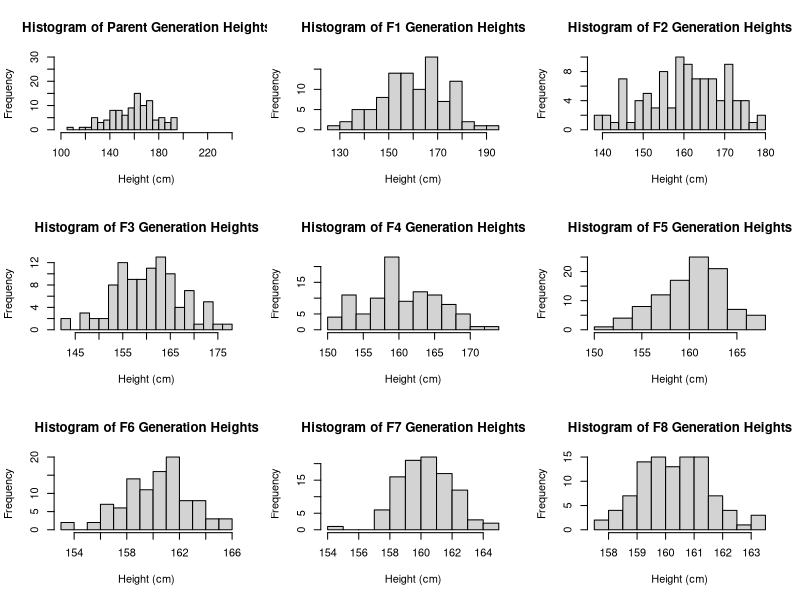
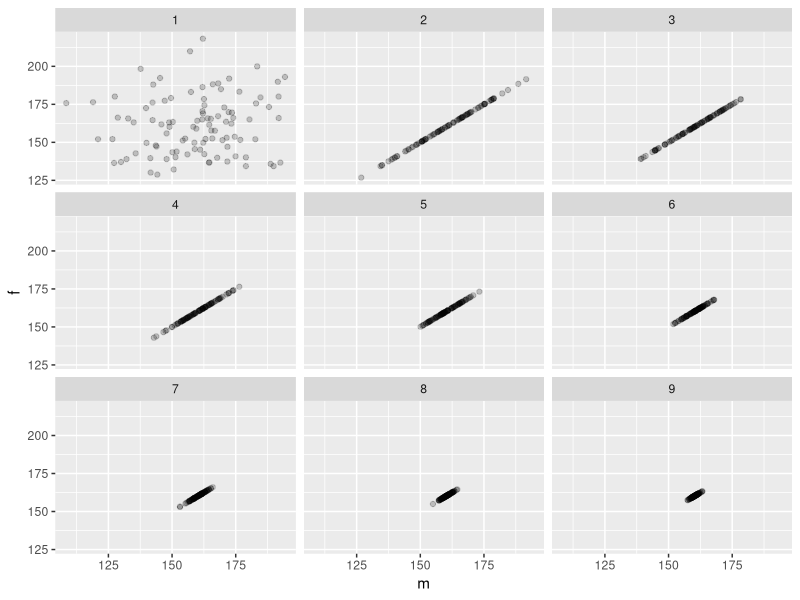
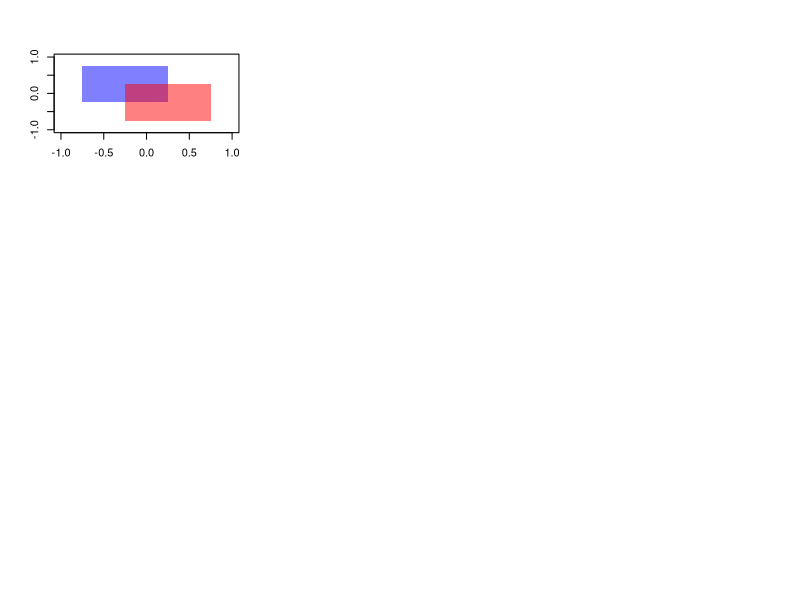
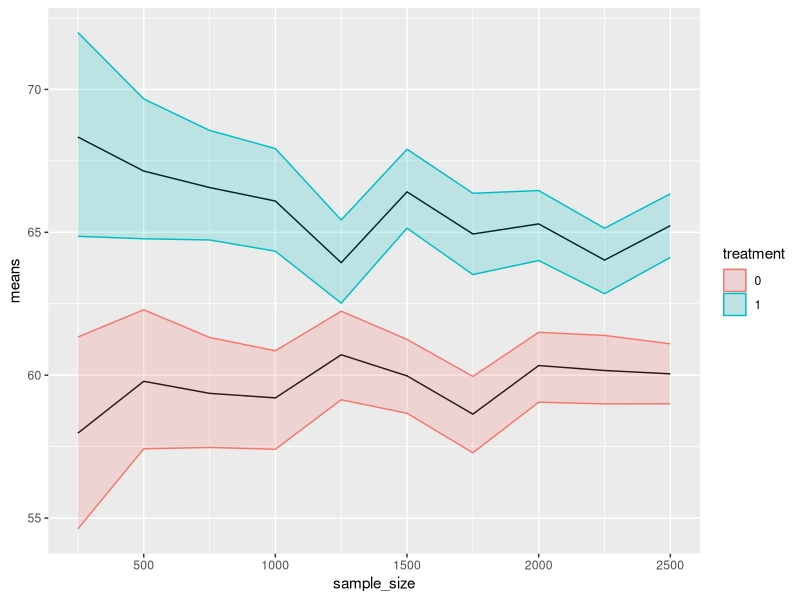

Generate these figures, in order, with R:
## ---- chunk 1
pop <- data.frame(m = rnorm(100, 160, 20), f = rnorm(100, 160, 20)) # rnorm(n, mean, sd)

# m and f are paired at random
# each pair makes 2 offspring (1 m and 1 f)
# height of offspring = avg of parents
## ---- chunk 2
next_gen <- function(pop) {
    pop$m <- sample(pop$m) # randomly permutes order of the m
    pop$m <- rowMeans(pop) # finds mean of m & f (each row), defining it as the value for the next generation
    pop$f <- pop$m # both m & f offspring have avg height of parents
    pop # returns a data frame with the same structure
}
## ---- chunk 3
# make it a loop with a counter
# 9 generations, 9 - 1 = 8
# 1:8 to 2:9 so I can include the parent generation in the same list

f_gens <- list(pop) # list of data frames

# generate another 8 generations
for (i in 2:9) {
  f_gens[[i]] <- next_gen(f_gens[[(i-1)]]) # be careful to reference the previous generation, not just the parent pop
}

# histograms
# TS: make one figures with 3 by 3 panels
par(mfrow=c(3,3))
hist(f_gens[[1]]$m, breaks=15, xlim=range(100,240), ylim=range(0,30), main='Histogram of Parent Generation Heights', xlab='Height (cm)')
hist(f_gens[[2]]$m, breaks=15, main='Histogram of F1 Generation Heights', xlab='Height (cm)')
hist(f_gens[[3]]$m, breaks=15, main='Histogram of F2 Generation Heights', xlab='Height (cm)')
hist(f_gens[[4]]$m, breaks=13, main='Histogram of F3 Generation Heights', xlab='Height (cm)')
hist(f_gens[[5]]$m, breaks=10, main='Histogram of F4 Generation Heights', xlab='Height (cm)')
hist(f_gens[[6]]$m, breaks=10, main='Histogram of F5 Generation Heights', xlab='Height (cm)')
hist(f_gens[[7]]$m, breaks=15, main='Histogram of F6 Generation Heights', xlab='Height (cm)')
hist(f_gens[[8]]$m, breaks=13, main='Histogram of F7 Generation Heights', xlab='Height (cm)')
hist(f_gens[[9]]$m, breaks=10, main='Histogram of F8 Generation Heights', xlab='Height (cm)')
## ---- chunk 4
library(ggplot2)
# make a generation variable, I need everything in one dataframe
gen_count <- rep(c(seq(1, 9)), each=100)

multi_gen <- rbind(f_gens[[1]], f_gens[[2]], f_gens[[3]], f_gens[[4]], f_gens[[5]], f_gens[[6]], f_gens[[7]], f_gens[[8]], f_gens[[9]])

total <- cbind(multi_gen, gen_count)

# scatter plot
# all 9 are displayed on 1 device, 3x3
# m along x axis, f along y axis

p = ggplot(data=total) + geom_point(mapping = aes(x=m, y=f), alpha = 0.2)
p + facet_wrap(~ gen_count)
## ---- chunk 5
# power function from assignment 3
power <- function(sample_size) {
  mean(replicate(1000, {
  treatment <- rbinom(sample_size, 1, 0.5)
  outcome <- rnorm(sample_size, mean=60, sd=20)
  for (i in 1:sample_size) {
    if (treatment[i]==1){
      outcome[i] <- outcome[i] + 5}
    }
  t.test(outcome ~ treatment, alternative='two.sided', mu=0)$p.value
  }) < 0.05)
}

# now working on the homework problem

# another attempt at bootstrapping
sim_sample <- function (sample_size) {
  treatment <- rbinom(sample_size, 1, 0.5)
  outcome <- rnorm(sample_size, mean=60, sd=20)
      for (i in 1:sample_size) {
        if (treatment[i]==1){
          outcome[i] <- outcome[i] + 5
        }
      }
  df <- data.frame(treatment, outcome)
  df
}

boot_interval <- function(sample_size) {
  x <- sim_sample(sample_size)
  # set up the empty matrix
  bootmean <- matrix(nrow=1000, ncol=2) 
  
  # bootstrapping
  for(i in 1:nrow(bootmean)) {
    boot.x <- x[sample(nrow(x), nrow(x), replace=TRUE),] # bootstrap sample
    controls <- boot.x[which(boot.x[,1]==as.integer(0)),][,2]
    exp <- boot.x[which(boot.x[,1]==as.integer(1)),][,2]
    bootmean[i,] <- c(mean(controls), mean(exp))
  }
  
  # separate the control and treatment groups, and find the mean of each
  controls <- bootmean[,1] 
  exp <- bootmean[,2]
  means <- c(mean(controls), mean(exp))
  # find the 5% and 95% bootstrap intervals for the mean of each group
  # control_interval <- means[1] + qnorm(c(0.05, 0.95)) * sd(controls) #/ sqrt(length(controls)) 
  # exp_interval <- means[2] + qnorm(c(0.05, 0.95)) * sd(exp) #/ sqrt(length(exp))
  
  # TS: See revised codes.
  control_interval <- quantile(controls, probs=c(0.025, 0.975))
  exp_interval <- quantile(exp, probs=c(0.025, 0.975))
    
    
  # get set up for the data frame - these will both be columns
  low_ci <- c(control_interval[1], exp_interval[1])
  high_ci <- c(control_interval[2], exp_interval[2])
  # data frame
  boot_data <- data.frame(
    means,
    low_ci, # low, rows still match up
    high_ci, # high
    rep(sample_size, 2),
    as.factor(c(0,1)) # controls first, then treatment group
  )
  names(boot_data) <- c('means', 'low_ci', 'high_ci', 'sample_size', 'treatment') # I want the names of columns to all make sense
  boot_data
}

boot_interval(250) # yay! It works
## ---- chunk 6
# on to running with different sample sizes!
boot_list <- seq(from=250, to=2500, by=250) # now to increase the sample size

# I originally wanted to combine these into one dataframe using a loop, but I was having trouble getting it to work
final <- rbind(boot_interval(250), boot_interval(500), boot_interval(750), boot_interval(1000), boot_interval(1250), boot_interval(1500), boot_interval(1750), boot_interval(2000), boot_interval(2250), boot_interval(2500))

final # all info in one dataframe, with a column clarifying treatment vs control

## ---- chunk 7
makeTransparent = function(..., alpha=0.5) {
  if(alpha<0 | alpha>1) stop("alpha must be between 0 and 1")
  alpha = floor(255*alpha)  
  newColor = col2rgb(col=unlist(list(...)), alpha=FALSE)
  .makeTransparent = function(col, alpha) {
    rgb(red=col[1], green=col[2], blue=col[3], alpha=alpha, maxColorValue=255)
  }
  newColor = apply(newColor, 2, .makeTransparent, alpha=alpha)
  return(newColor)
}

par(new=FALSE)
plot(NULL,
  xlim=c(-1, 1),
  ylim=c(-1, 1),
  xlab="",
  ylab=""
)

polygon(x=c(seq(-0.75, 0.25, length.out=100), seq(0.25, -0.75, length.out=100)),
        y=c(rep(-0.25, 100), rep(0.75, 100)), border=NA, col=makeTransparent('blue',alpha=0.5))
polygon(x=c(seq(-0.25, 0.75, length.out=100), seq(0.75, -0.25, length.out=100)),
        y=c(rep(-0.75, 100), rep(0.25, 100)), border=NA, col=makeTransparent('red',alpha=0.5))
## ---- chunk 8
library(ggplot2)

ggplot(data=final, aes(x=sample_size, y=means, group=treatment, color=treatment, fill=treatment)) + 
  geom_line(col="black") +
  geom_ribbon(aes(ymin=low_ci, ymax=high_ci), alpha=0.2)

# TS: The figure run from my end looks correct.
